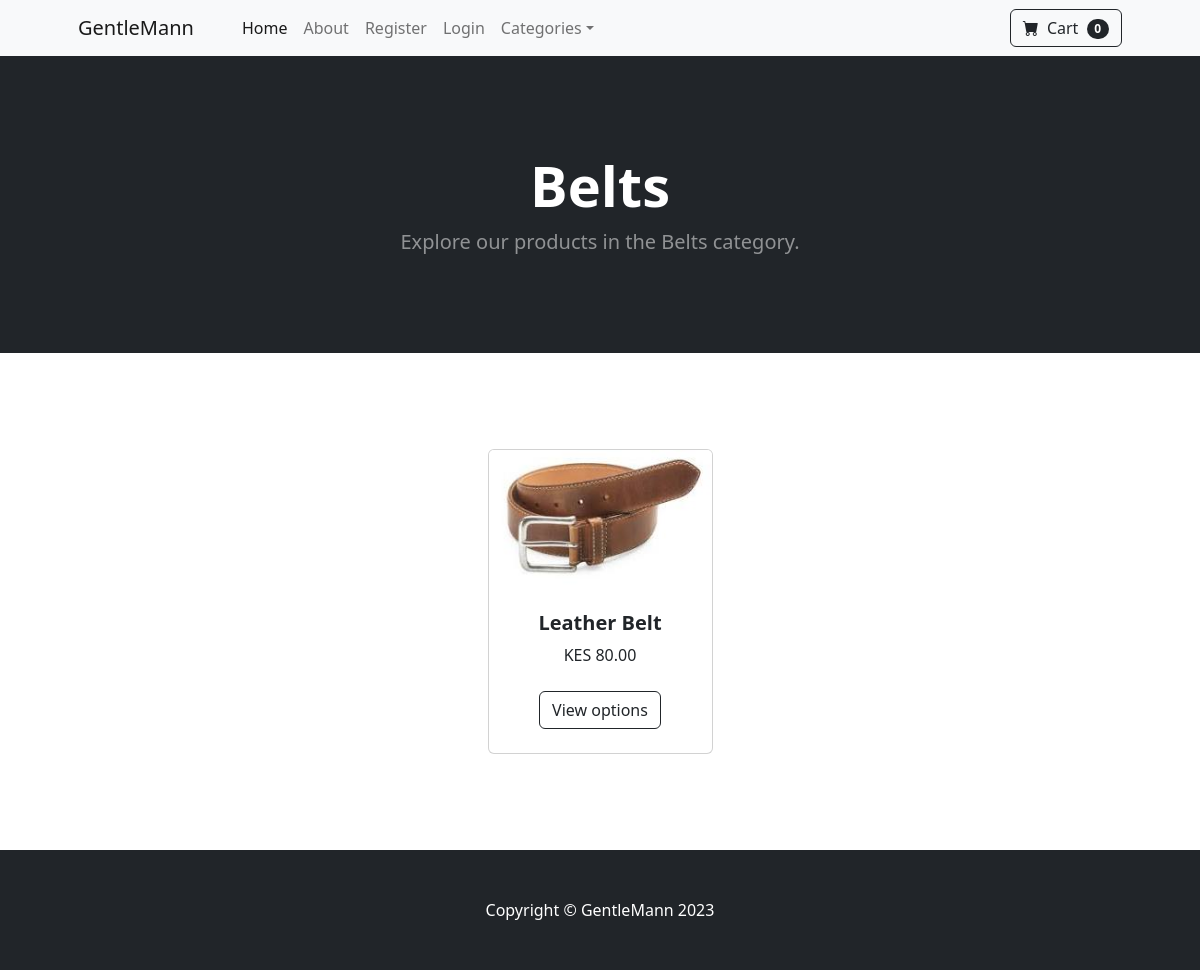
The app's page /category/Belts with its own data.
### store/models.py (models this page shows, shortened)
class Category(models.Model):
    class Meta:
        verbose_name_plural = 'categories'
    name=models.CharField(max_length=50)
    def __str__(self):
        return self.name

class Product(models.Model):
    name = models.CharField(max_length=50)
    price = models.DecimalField(default=0.00, max_digits=6, decimal_places=2)
    category = models.ForeignKey(Category, on_delete=models.CASCADE, default=1)
    description = models.CharField(max_length=200, default='', null=True, blank=True)
    image = models.ImageField(upload_to='products/')
    on_offer = models.BooleanField(default=False)
    offer_price = models.DecimalField(default=0.00, max_digits=6, decimal_places=2)

### store/views.py (the view)
# urls.py: path('category/<str:slug>', views.category, name='category'),
def category(request, slug):
    slug = slug.replace('-', ' ')
    try:
        category = Category.objects.get(name=slug)
        products = Product.objects.filter(category=category)
        return render(request, 'category.html', {'products': products, 'category': category})
    except:
        messages.error(request, "That category does not exist.")
        return redirect('home')

### cart/context_processors.py (called while the page is built)
def cart(request):
    return {'cart': Cart(request)}

### store/templates/category.html
{% extends 'base.html' %} {% block content %}
<header class="bg-dark py-5">
  <div class="container px-4 px-lg-5 my-5">
    <div class="text-center text-white">
      <h1 class="display-4 fw-bolder">{{category}}</h1>
      <p class="lead fw-normal text-white-50 mb-0">
        Explore our products in the {{category}} category.
      </p>
    </div>
  </div>
</header>
<section class="py-5">
  <div class="container px-4 px-lg-5 mt-5">
    <div
      class="row gx-4 gx-lg-5 row-cols-2 row-cols-md-3 row-cols-xl-4 justify-content-center"
    >
      {% for product in products %} {% if product.on_offer %}
      <div class="col mb-5">
        <div class="card h-100">
          <div
            class="badge bg-dark text-white position-absolute"
            style="top: 0.5rem; right: 0.5rem"
          >
            Offer
          </div>
          <img class="card-img-top" src="{{product.image.url}}" alt="..." />
          <div class="card-body p-4">
            <div class="text-center">
              <h5 class="fw-bolder">{{product.name}}</h5>
              <div
                class="d-flex justify-content-center small text-warning mb-2"
              >
                <div class="bi-star-fill"></div>
                <div class="bi-star-fill"></div>
                <div class="bi-star-fill"></div>
                <div class="bi-star-fill"></div>
                <div class="bi-star-fill"></div>
              </div>
              <strike> KES {{product.price}} </strike>
              &nbsp; {{product.offer_price}}
            </div>
          </div>
          <div class="card-footer p-4 pt-0 border-top-0 bg-transparent">
            <div class="text-center">
              <a
                class="btn btn-outline-dark mt-auto"
                href="{% url 'product' product.id %}"
                >View options</a
              >
            </div>
          </div>
        </div>
      </div>
      {% else %}
      <div class="col mb-5">
        <div class="card h-100">
          <img class="card-img-top" src="{{product.image.url}}" alt="..." />
          <div class="card-body p-4">
            <div class="text-center">
              <h5 class="fw-bolder">{{product.name}}</h5>
              KES {{product.price}}
            </div>
          </div>
          <div class="card-footer p-4 pt-0 border-top-0 bg-transparent">
            <div class="text-center">
              <a
                class="btn btn-outline-dark mt-auto"
                href="{% url 'product' product.id %}"
                >View options</a
              >
            </div>
          </div>
        </div>
      </div>
      {% endif %} {% endfor %}
    </div>
  </div>
</section>
{% endblock %}

### records on screen
Category: name "Belts"
Product: image (picture), name "Leather Belt", price "80.00"
